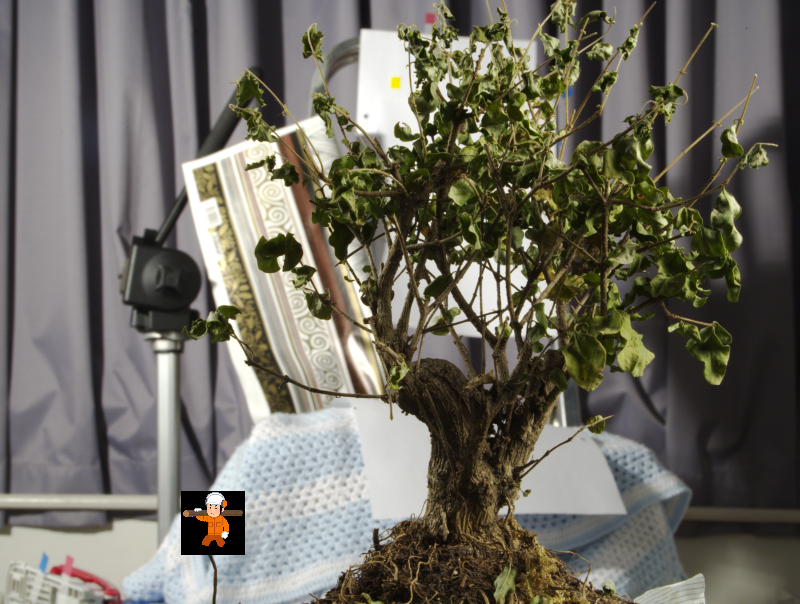
#> input picture advanced_programming_signal_processing/dataset1/level1/level1_000.ppm, 800 x 604 px
$ python FeatureMatching.py dataset1/level1/level1_000.ppm dataset1/level1/level1_001.ppm
#> lines starting #> are read from the running program, lines starting #| are printed output that depends on the picture
import cv2
import numpy as np
import sys
import glob
import os

# # OpenCLを有効化（自動で有効になる場合もある）
# cv2.ocl.setUseOpenCL(True)
# assert cv2.ocl.useOpenCL(), "OpenCLが有効化されていません"

# 引数で渡されたパスから画像を読み込む
img = cv2.imread(sys.argv[1], 0)
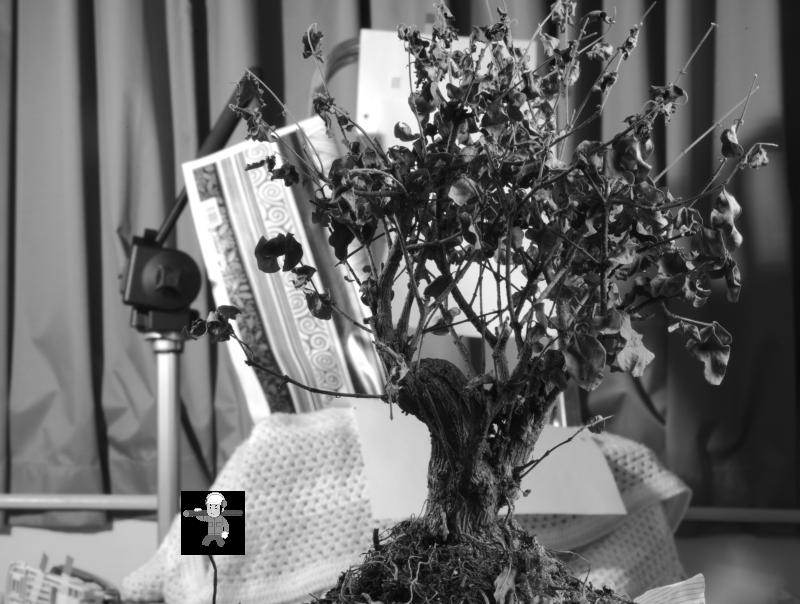
#> img: shape (604, 800); min 0, max 255, mean 106.9
template = cv2.imread(sys.argv[2], 0)
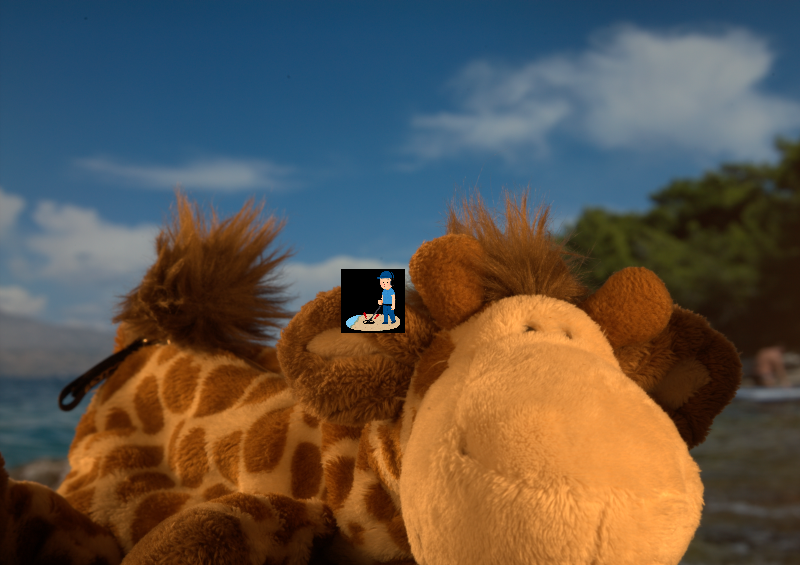
#> input picture advanced_programming_signal_processing/dataset1/level1/level1_001.ppm, 800 x 565 px
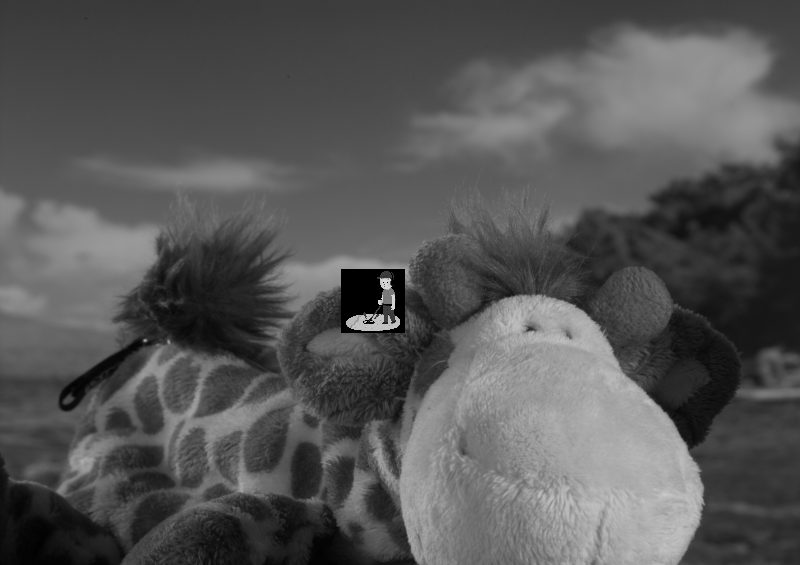
#> template: shape (565, 800); min 0, max 216, mean 86.1

# [15 lines of commented-out code are left out]
resize_scale = 4

template_resized = cv2.resize(template, None, fx=resize_scale, fy=resize_scale, interpolation=cv2.INTER_LINEAR)
img_resized = cv2.resize(img, None, fx=resize_scale, fy=resize_scale, interpolation=cv2.INTER_LINEAR)

# 鮮鋭化、効果ないかも
# kernel = np.array([[0, -1, 0],
#                    [-1, 5, -1],
#                    [0, -1, 0]])
# template_resized = cv2.filter2D(template_resized, -1, kernel)
# img_resized = cv2.filter2D(img_resized, -1, kernel)

# 特徴点を抽出
orb = cv2.ORB_create(nfeatures=2000)

kp1, des1 = orb.detectAndCompute(template_resized, None)
#> kp1 = 1218 keypoints; strongest (x, y, size): (1516, 1208, 111.1), (1514, 1206, 92.6), (1514, 1203, 64.3), (1520, 1215, 92.6)
kp2, des2 = orb.detectAndCompute(img_resized, None)
#> kp2 = 2000 keypoints; strongest (x, y, size): (899, 2146, 111.1), (727, 2214, 111.1), (726, 2217, 64.3), (726, 2216, 92.6)

# マッチング
bf = cv2.BFMatcher(cv2.NORM_HAMMING, crossCheck=True)
matches = bf.match(des1, des2)
#> matches = 301 matches

# 良いマッチを絞る
matches = sorted(matches, key=lambda x: x.distance)
good_matches = matches[:30]
#> good_matches = 30 matches

pts1 = np.float32([kp1[m.queryIdx].pt for m in good_matches])
#> pts1 = 30 pairs, first value 585.6 to 2402, second value 1076.5 to 1360.8
pts2 = np.float32([kp2[m.trainIdx].pt for m in good_matches])
#> pts2 = 30 pairs, first value 725.6 to 2129, second value 584.6 to 2221.9

# RANSACでホモグラフィ行列を推定（もしくは Fundamental Matrix）
H, mask = cv2.findHomography(pts1, pts2, cv2.RANSAC, ransacReprojThreshold=3.0)
#> H = [[12.69, -19.08, 1741.1], [40.93, -55.48, -666.1], [0.0189, -0.0268, 1]]; mask = 30 values, max 1 at index 0, min 0 at index 3, mean 0.267

# mask は inlier (正しいマッチ) を1, outlier (誤り) を0とする配列
inlier_matches = [m for i, m in enumerate(good_matches) if mask[i]]
#> inlier_matches = 8 matches

if len(good_matches) > 10 and len(inlier_matches) / len(good_matches) > 0.5:
    # src_pts = np.float32([kp1[m.queryIdx].pt for m in good_matches]).reshape(-1,1,2)
    # dst_pts = np.float32([kp2[m.trainIdx].pt for m in good_matches]).reshape(-1,1,2)

    # M, mask = cv2.findHomography(src_pts, dst_pts, cv2.RANSAC, 5.0)
    h, w = template_resized.shape

    pts = np.float32([[0,0],[0,h-1],[w-1,h-1],[w-1,0]]).reshape(-1,1,2)
    dst = cv2.perspectiveTransform(pts, H)

    # print(f'埋め込み画像の座標(四隅): {dst.reshape(-1,2)/resize_scale}')
    corners = dst.reshape(-1,2) / resize_scale

    rotation = 0
    start_idx = 0

    is_swap_x = corners[0, 0] > corners[2, 0]
    is_swap_y = corners[0, 1] > corners[2, 1]

    if is_swap_x:
        if is_swap_y:
            rotation = 180
            start_idx = 2
        else:
            rotation = 90  # CWらしい、なんで？
            start_idx = 1
    elif is_swap_y:
        rotation = 270
        start_idx = 3

    start_x = round(corners[start_idx, 0])
    start_y = round(corners[start_idx, 1])
    size_x = round(corners[(start_idx + 2) % 4, 0]) - start_x
    size_y = round(corners[(start_idx + 2) % 4, 1]) - start_y

    scale = size_x / template.shape[1]

    # 論理xor
    if is_swap_x != is_swap_y:
        scale = size_x / template.shape[0]

    fixed_scale_percent = 100

    if scale < 0.75:
        fixed_scale_percent = 50
    elif scale > 1.5:
        fixed_scale_percent = 200

    # print(f'TRUE {start_x} {start_y} {size_x} {size_y} {rotation}')
    print(f"1 {start_x} {start_y} {fixed_scale_percent} {rotation}")
    # print(template.shape)
else:
    # print("FALSE 0 0 0 0 0")
    print("0 0 0 0 0")


# マッチング結果の描画
# img_matching = cv2.drawMatches(template_resized, kp1, img_resized, kp2, good_matches, None, flags=cv2.DrawMatchesFlags_NOT_DRAW_SINGLE_POINTS)

# cv2.imwrite('MatchingResult.png', result/img_matching)
